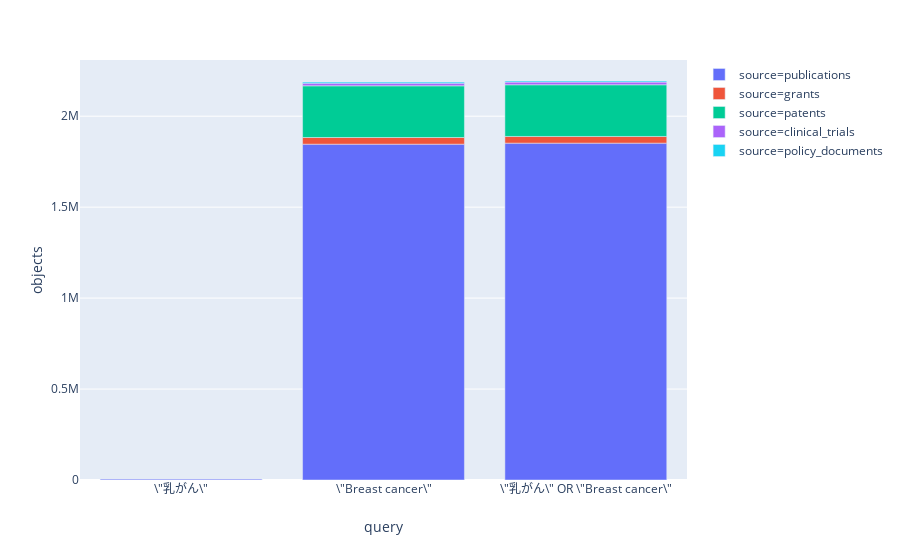

The notebook cell this image was saved under:
### Code cell
px.bar(df, x="query", y="objects", color="source")

### Figure 1 — Plotly figure (JSON) as saved in the notebook; plotly's stock layout.template omitted (floating-point values rounded to 4 significant figures)
{"data": [{"alignmentgroup": "True", "hoverlabel": {"namelength": 0}, "hovertemplate": "source=publications<br>query=%{x}<br>objects=%{y}", "legendgroup": "source=publications", "marker": {"color": "#636efa"}, "name": "source=publications", "offsetgroup": "source=publications", "orientation": "v", "showlegend": true, "textposition": "auto", "type": "bar", "uid": "644b2a71-c665-4274-bf0b-5bae75e655c1", "x": ["\\\"乳がん\\\"", "\\\"Breast cancer\\\"", "\\\"乳がん\\\" OR \\\"Breast cancer\\\""], "xaxis": "x", "y": [7218, 1846164, 1851918], "yaxis": "y"}, {"alignmentgroup": "True", "hoverlabel": {"namelength": 0}, "hovertemplate": "source=grants<br>query=%{x}<br>objects=%{y}", "legendgroup": "source=grants", "marker": {"color": "#EF553B"}, "name": "source=grants", "offsetgroup": "source=grants", "orientation": "v", "showlegend": true, "textposition": "auto", "type": "bar", "uid": "08d1c74c-aa20-4500-ac84-9896eb8fe382", "x": ["\\\"乳がん\\\"", "\\\"Breast cancer\\\"", "\\\"乳がん\\\" OR \\\"Breast cancer\\\""], "xaxis": "x", "y": [461, 36701, 36707], "yaxis": "y"}, {"alignmentgroup": "True", "hoverlabel": {"namelength": 0}, "hovertemplate": "source=patents<br>query=%{x}<br>objects=%{y}", "legendgroup": "source=patents", "marker": {"color": "#00cc96"}, "name": "source=patents", "offsetgroup": "source=patents", "orientation": "v", "showlegend": true, "textposition": "auto", "type": "bar", "uid": "eaa6e188-9bc7-4bae-9c6c-edfe3cd7be55", "x": ["\\\"乳がん\\\"", "\\\"Breast cancer\\\"", "\\\"乳がん\\\" OR \\\"Breast cancer\\\""], "xaxis": "x", "y": [1, 284121, 284122], "yaxis": "y"}, {"alignmentgroup": "True", "hoverlabel": {"namelength": 0}, "hovertemplate": "source=clinical_trials<br>query=%{x}<br>objects=%{y}", "legendgroup": "source=clinical_trials", "marker": {"color": "#ab63fa"}, "name": "source=clinical_trials", "offsetgroup": "source=clinical_trials", "orientation": "v", "showlegend": true, "textposition": "auto", "type": "bar", "uid": "aba05d4c-e6da-4c93-92bc-b1725eb167c9", "x": ["\\\"乳がん\\\"", "\\\"Breast cancer\\\"", "\\\"乳がん\\\" OR \\\"Breast cancer\\\""], "xaxis": "x", "y": [0, 14611, 14611], "yaxis": "y"}, {"alignmentgroup": "True", "hoverlabel": {"namelength": 0}, "hovertemplate": "source=policy_documents<br>query=%{x}<br>objects=%{y}", "legendgroup": "source=policy_documents", "marker": {"color": "#19d3f3"}, "name": "source=policy_documents", "offsetgroup": "source=policy_documents", "orientation": "v", "showlegend": true, "textposition": "auto", "type": "bar", "uid": "d8101ced-2499-4a07-8354-8bc7bad62dd0", "x": ["\\\"乳がん\\\"", "\\\"Breast cancer\\\"", "\\\"乳がん\\\" OR \\\"Breast cancer\\\""], "xaxis": "x", "y": [0, 6139, 6139], "yaxis": "y"}], "layout": {"autosize": true, "barmode": "relative", "grid": {"xaxes": ["x"], "xgap": 0.1, "xside": "bottom", "yaxes": ["y"], "ygap": 0.1, "yside": "left"}, "legend": {"tracegroupgap": 0}, "margin": {"t": 60}, "xaxis": {"autorange": true, "range": [-0.5, 2.5], "title": {"text": "query"}, "type": "category"}, "yaxis": {"autorange": true, "range": [0, 2309000.0], "title": {"text": "objects"}, "type": "linear"}}}
